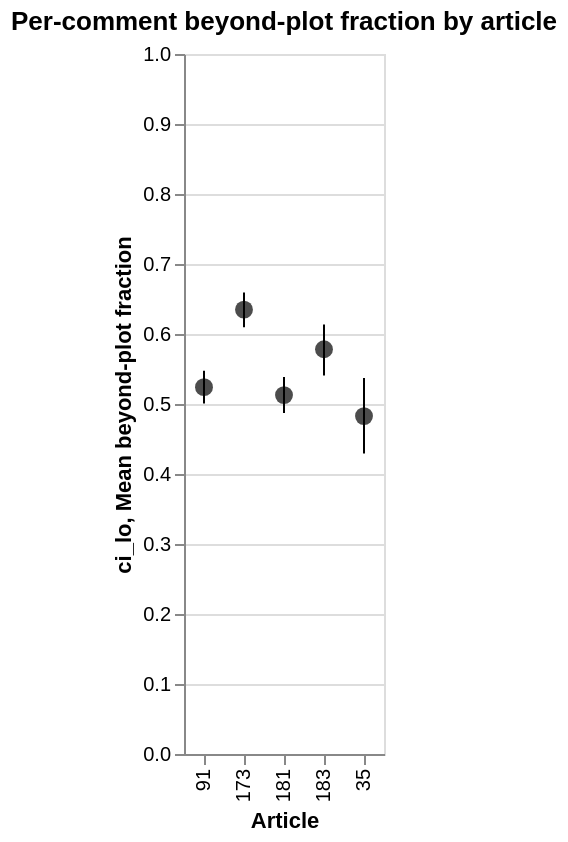

The notebook cell saved with this chart:
### Code cell
# ── Q1b: Per-comment beyond-plot fraction, by article (strip/box/point mean+boot ci) ───────

import numpy as np

def bootstrap_mean_ci(data, n_bootstrap=2000, ci=95, random_state=None):
    """
    Compute the bootstrap mean and confidence interval for an array.
    Returns (mean, lower, upper).
    """
    rng = np.random.default_rng(random_state)
    means = []
    data = np.array(data)
    for _ in range(n_bootstrap):
        sample = rng.choice(data, size=len(data), replace=True)
        means.append(np.mean(sample))
    m = np.mean(means)
    lo = np.percentile(means, (100 - ci) / 2)
    hi = np.percentile(means, 100 - (100 - ci) / 2)
    return m, lo, hi

# Collect bootstrapped means/CIs by article_id
boot_stats = []
for aid, grp in comment_stats.groupby("article_id"):
    vals = grp["beyond_frac"].values
    m, lo, hi = bootstrap_mean_ci(vals)
    boot_stats.append(dict(article_id=aid, mean=m, ci_lo=lo, ci_hi=hi))
bootstats_df = pd.DataFrame(boot_stats)

# Point plot for mean, with error bars for bootstrap CI
mean_pts = (
    alt.Chart(bootstats_df)
    .mark_point(color="black", filled=True, size=80)
    .encode(
        x=alt.X("article_id:N", title="Article", sort=ARTICLE_IDS),
        y=alt.Y("mean:Q", title="Mean beyond-plot fraction", scale=alt.Scale(domain=[0,1])),
        tooltip=[alt.Tooltip("mean:Q", format=".1%"), 
                 alt.Tooltip("ci_lo:Q", format=".1%"), 
                 alt.Tooltip("ci_hi:Q", format=".1%")]
    )
)
error_bars = (
    alt.Chart(bootstats_df)
    .mark_errorbar()
    .encode(
        x=alt.X("article_id:N", sort=ARTICLE_IDS),
        y=alt.Y("ci_lo:Q"),
        y2=alt.Y2("ci_hi:Q")
    )
)

strip = (
    alt.Chart(comment_stats)
    .mark_circle(size=30, opacity=0.35)
    .encode(
        x=alt.X("article_id:N", title="Article", sort=ARTICLE_IDS),
        y=alt.Y("beyond_frac:Q", title="Fraction beyond-plot per comment"),
        tooltip=["article_id:N", "comment_index:Q", "n_sentences:Q", "n_beyond:Q",
                 alt.Tooltip("beyond_frac:Q", format=".0%")],
    )
)
box = (
    alt.Chart(comment_stats)
    .mark_boxplot(extent="min-max", size=30, median={"color": "black"})
    .encode(
        x=alt.X("article_id:N", title="Article", sort=ARTICLE_IDS),
        y=alt.Y("beyond_frac:Q", title=""),
    )
)
chart_q1b = (
    (error_bars + mean_pts)
    .properties(width=100, height=350, title="Per-comment beyond-plot fraction by article")
)
chart_q1b

### Figure 1 — Vega specification as saved in the notebook (floating-point values rounded to 4 significant figures)
{"$schema": "https://vega.github.io/schema/vega/v6.json", "data": [{"name": "source_0"}, {"name": "data_0"}, {"name": "data_1", "values": [{"article_id": "173", "lower_ci_lo": 0.6096, "upper_ci_lo": 0.6592}, {"article_id": "181", "lower_ci_lo": 0.487, "upper_ci_lo": 0.5386}, {"article_id": "183", "lower_ci_lo": 0.5409, "upper_ci_lo": 0.6137}, {"article_id": "35", "lower_ci_lo": 0.4292, "upper_ci_lo": 0.5372}, {"article_id": "91", "lower_ci_lo": 0.5009, "upper_ci_lo": 0.5477}]}, {"name": "data_2"}, {"name": "data_3", "values": [{"article_id": "173", "ci_hi": 0.6592, "ci_lo": 0.6096, "mean": 0.6348}, {"article_id": "181", "ci_hi": 0.5386, "ci_lo": 0.487, "mean": 0.5128}, {"article_id": "183", "ci_hi": 0.6137, "ci_lo": 0.5409, "mean": 0.5782}, {"article_id": "35", "ci_hi": 0.5372, "ci_lo": 0.4292, "mean": 0.4827}, {"article_id": "91", "ci_hi": 0.5477, "ci_lo": 0.5009, "mean": 0.5241}]}, {"name": "data_0_x_domain_article_id_0", "values": [{"article_id": "173", "sort_field": 1.0}, {"article_id": "181", "sort_field": 2.0}, {"article_id": "183", "sort_field": 3.0}, {"article_id": "35", "sort_field": 4.0}, {"article_id": "91", "sort_field": 0.0}]}, {"name": "data_2_x_domain_article_id_1", "values": [{"article_id": "173", "sort_field": 1.0}, {"article_id": "181", "sort_field": 2.0}, {"article_id": "183", "sort_field": 3.0}, {"article_id": "35", "sort_field": 4.0}, {"article_id": "91", "sort_field": 0.0}]}], "marks": [{"type": "rule", "name": "layer_0_marks", "from": {"data": "data_1"}, "encode": {"update": {"x": {"field": "article_id", "scale": "x", "band": 0.5}, "stroke": {"value": "black"}, "y": {"field": "lower_ci_lo", "scale": "y"}, "tooltip": {"signal": "{\"ci_hi\": format(datum[\"upper_ci_lo\"], \"\"), \"ci_lo\": format(datum[\"lower_ci_lo\"], \"\"), \"article_id\": isValid(datum[\"article_id\"]) ? datum[\"article_id\"] : \"\"+datum[\"article_id\"]}"}, "y2": {"field": "upper_ci_lo", "scale": "y"}}}, "style": ["rule", "errorbar-rule"]}, {"type": "symbol", "name": "layer_1_marks", "from": {"data": "data_3"}, "encode": {"update": {"fill": {"value": "black"}, "tooltip": {"signal": "{\"mean\": format(datum[\"mean\"], \".1%\"), \"ci_lo\": format(datum[\"ci_lo\"], \".1%\"), \"ci_hi\": format(datum[\"ci_hi\"], \".1%\")}"}, "x": {"field": "article_id", "scale": "x", "band": 0.5}, "size": {"value": 80}, "y": {"field": "mean", "scale": "y"}, "opacity": {"value": 0.7}}}, "style": ["point"]}], "scales": [{"name": "x", "type": "band", "domain": {"fields": [{"data": "data_0_x_domain_article_id_0", "field": "article_id"}, {"data": "data_2_x_domain_article_id_1", "field": "article_id"}], "sort": {"op": "max", "field": "sort_field"}}, "range": [0, {"signal": "width"}], "paddingOuter": 0, "paddingInner": 0}, {"name": "y", "type": "linear", "domain": [0, 1], "range": [{"signal": "height"}, 0], "zero": true, "nice": true}], "axes": [{"scale": "y", "minExtent": 0, "ticks": false, "maxExtent": 0, "aria": false, "domain": false, "zindex": 0, "orient": "left", "grid": true, "labels": false, "gridScale": "x", "tickCount": {"signal": "ceil(height/40)"}}, {"scale": "x", "orient": "bottom", "labelAlign": "right", "labelAngle": 270, "labelBaseline": "middle", "zindex": 0, "title": "Article", "grid": false}, {"scale": "y", "title": "ci_lo, Mean beyond-plot fraction", "orient": "left", "grid": false, "labelOverlap": true, "zindex": 0, "tickCount": {"signal": "ceil(height/40)"}}], "title": {"text": "Per-comment beyond-plot fraction by article", "frame": "group"}, "height": 350, "padding": 5, "background": "white", "width": 100, "style": "cell"}
